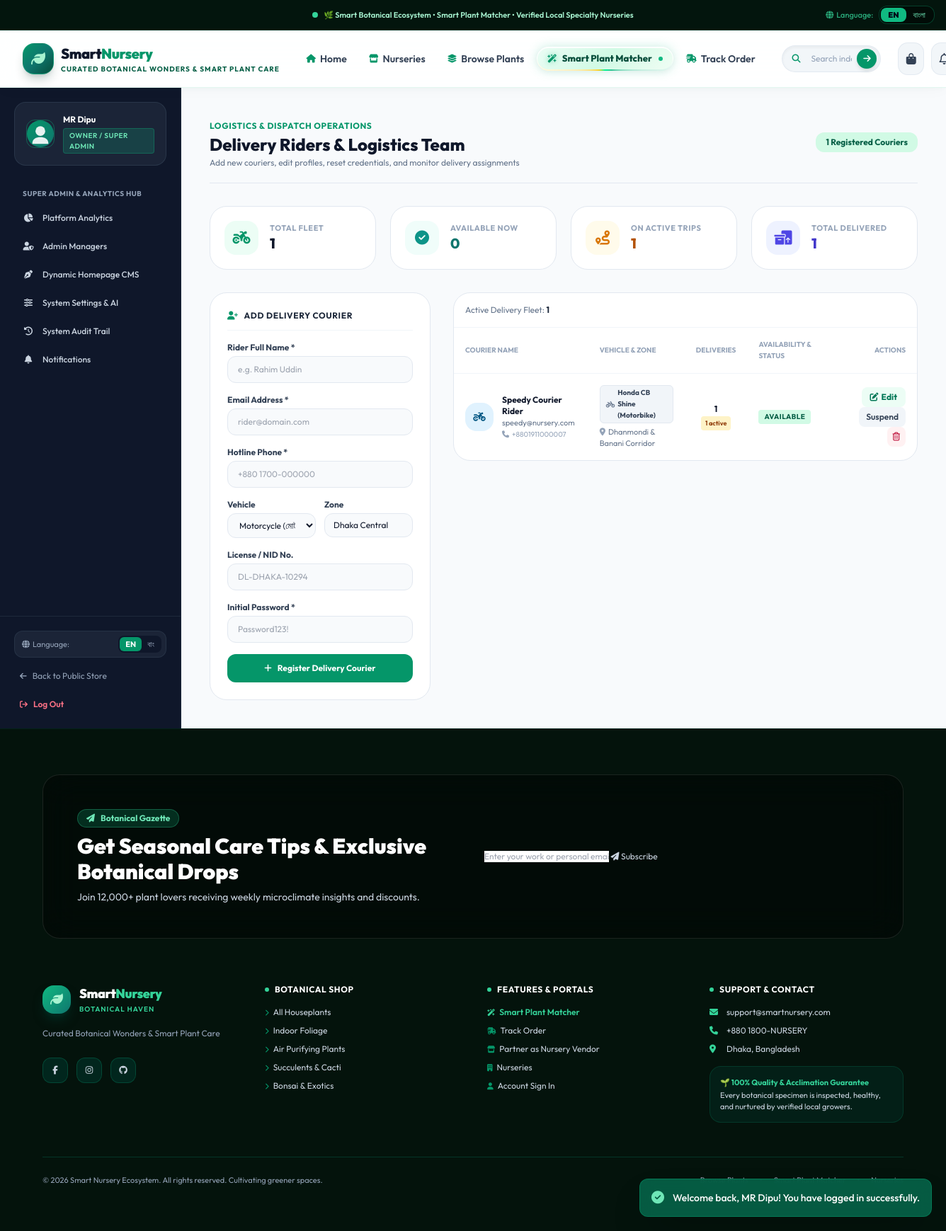
/admin/riders.php (signed in), run on the app's committed database.
### tables this page shows
CREATE TABLE `users` (
  `id` INT AUTO_INCREMENT PRIMARY KEY,
  `role_id` INT NOT NULL,
  `name` VARCHAR(100) NOT NULL,
  `email` VARCHAR(150) NOT NULL UNIQUE,
  `password_hash` VARCHAR(255) NOT NULL,
  `phone` VARCHAR(30) NULL,
  `avatar` VARCHAR(255) NULL,
  `status` ENUM('active', 'pending', 'suspended') NOT NULL DEFAULT 'active',
  `created_at` TIMESTAMP DEFAULT CURRENT_TIMESTAMP,
  `updated_at` TIMESTAMP DEFAULT CURRENT_TIMESTAMP ON UPDATE CURRENT_TIMESTAMP,
  FOREIGN KEY (`role_id`) REFERENCES `roles`(`id`) ON DELETE RESTRICT
);

CREATE TABLE `roles` (
  `id` INT AUTO_INCREMENT PRIMARY KEY,
  `name` VARCHAR(50) NOT NULL UNIQUE,
  `display_name` VARCHAR(100) NOT NULL,
  `description` VARCHAR(255) NULL,
  `created_at` TIMESTAMP DEFAULT CURRENT_TIMESTAMP
);

CREATE TABLE `delivery_staff_profiles` (
  `id` INT AUTO_INCREMENT PRIMARY KEY,
  `user_id` INT NOT NULL UNIQUE,
  `vehicle_type` VARCHAR(50) NOT NULL DEFAULT 'Motorbike',
  `license_number` VARCHAR(50) NULL,
  `status` ENUM('available', 'busy', 'offline') NOT NULL DEFAULT 'available',
  `current_zone` VARCHAR(100) NOT NULL DEFAULT 'Central Zone',
  `total_deliveries` INT NOT NULL DEFAULT 0,
  `created_at` TIMESTAMP DEFAULT CURRENT_TIMESTAMP,
  FOREIGN KEY (`user_id`) REFERENCES `users`(`id`) ON DELETE CASCADE
);

### admin/riders.php (the view, shortened to what the rows shown need)
<?php
require_once __DIR__ . '/../helpers/auth.php';
require_once __DIR__ . '/../helpers/functions.php';
require_role(['admin', 'owner']);
$db = get_db();
$riders = $db->query("
    SELECT u.id AS user_id, u.name, u.email, u.phone, u.status AS account_status, u.created_at,
           dsp.id AS profile_id, dsp.vehicle_type, dsp.license_number, dsp.status AS staff_status, dsp.current_zone,
           (SELECT COUNT(*) FROM delivery_assignments da WHERE (da.delivery_staff_id = u.id OR da.delivery_staff_id = dsp.id) AND da.status = 'delivered') AS total_deliveries,
           (SELECT COUNT(*) FROM delivery_assignments da WHERE (da.delivery_staff_id = u.id OR da.delivery_staff_id = dsp.id) AND da.status IN ('assigned', 'picked_up', 'out_for_delivery')) AS active_tasks
    FROM users u
    LEFT JOIN delivery_staff_profiles dsp ON u.id = dsp.user_id
    WHERE u.role_id = 5
    ORDER BY u.id DESC
")->fetchAll();
require_once __DIR__ . '/../includes/header.php';
?>
<div class="flex-1 flex flex-col lg:flex-row">
    <?php require_once __DIR__ . '/../includes/sidebar.php'; ?>
    <main class="flex-1 p-6 sm:p-10 space-y-8 bg-slate-50">
        <div class="border-b border-slate-200 pb-5 flex flex-col sm:flex-row sm:items-center justify-between gap-4">
            <div>
                <h1 class="text-2xl font-extrabold text-slate-900"><?= is_bangla() ? 'ডেলিভারি রাইডার ও কুরিয়ার টিম' : 'Delivery Riders & Logistics Team' ?></h1>
            </div>
        </div>
        <div class="grid grid-cols-1 lg:grid-cols-12 gap-8">
            <div class="lg:col-span-8 space-y-4">
                <div class="bg-white rounded-3xl border border-slate-200 shadow-xs overflow-hidden">
                    <div class="overflow-x-auto">
                        <table class="w-full text-left text-xs">
                            <thead>
                                <tr class="border-b border-slate-100 text-slate-400 uppercase text-[10px] font-bold">
                                    <th class="p-4"><?= is_bangla() ? 'রাইডারের নাম ও ইমেইল' : 'Courier Name' ?></th>
                                    <th class="p-4"><?= is_bangla() ? 'যানবাহন ও জোন' : 'Vehicle & Zone' ?></th>
                                    <th class="p-4 text-center"><?= is_bangla() ? 'ডেলিভারি সংখ্যা' : 'Deliveries' ?></th>
                                    <th class="p-4"><?= is_bangla() ? 'স্ট্যাটাস' : 'Availability & Status' ?></th>
                                    <th class="p-4 text-right"><?= is_bangla() ? 'অ্যাকশন ও সম্পাদনা' : 'Actions' ?></th>
                                </tr>
                            </thead>
                            <tbody class="divide-y divide-slate-50 text-slate-700">
                                <?php if (!empty($riders)): ?>
                                    <?php foreach ($riders as $r): ?>
                                        <tr>
                                            <td class="p-4">
                                                <div class="flex items-center space-x-3">
                                                    <div class="w-10 h-10 rounded-2xl bg-sky-100 text-sky-800 font-bold flex items-center justify-center text-sm shrink-0">
                                                        <i class="fa-solid fa-motorcycle"></i>
                                                    </div>
                                                    <div>
                                                        <span class="font-bold text-slate-900 block"><?= sanitize($r['name']) ?></span>
                                                        <span class="text-slate-500 text-[11px] block"><?= sanitize($r['email']) ?></span>
                                                        <span class="text-slate-400 text-[10px]"><i class="fa-solid fa-phone mr-1"></i><?= sanitize($r['phone'] ?: 'N/A') ?></span>
                                                    </div>
                                                </div>
                                            </td>
                                            <td class="p-4">
                                                <div class="space-y-1">
                                                    <span class="inline-flex items-center px-2 py-0.5 rounded-md text-[10px] font-bold bg-slate-100 text-slate-700 border border-slate-200">
                                                        <i class="fa-solid fa-bicycle mr-1 text-slate-500"></i>
                                                        <?= sanitize($r['vehicle_type'] ?? 'Motorcycle') ?>
                                                    </span>
                                                    <span class="block text-[11px] text-slate-500"><i class="fa-solid fa-location-dot mr-1 text-slate-400"></i><?= sanitize($r['current_zone'] ?? 'Dhaka Central') ?></span>
                                                </div>
                                            </td>
                                            <td class="p-4 text-center">
                                                <span class="font-bold text-slate-900 block"><?= format_num_i18n((int)($r['total_deliveries'] ?? 0)) ?></span>
                                                <?php if ((int)$r['active_tasks'] > 0): ?>
                                                    <span class="inline-block mt-0.5 text-[9px] px-1.5 py-0.5 rounded bg-amber-100 text-amber-800 font-bold">
                                                        <?= format_num_i18n($r['active_tasks']) ?> <?= is_bangla() ? 'টি চলমান' : 'active' ?>
                                                    </span>
                                                <?php else: ?>
                                                    <span class="text-[10px] text-slate-400"><?= is_bangla() ? 'সম্পন্ন' : 'completed' ?></span>
                                                <?php endif; ?>
                                            </td>
                                            <td class="p-4">
                                                <div class="space-y-1">
                                                    <?php
                                                    $sStatus = $r['staff_status'] ?? 'available';
                                                    $sColor = $sStatus === 'available' ? 'bg-emerald-100 text-emerald-800' : ($sStatus === 'busy' ? 'bg-amber-100 text-amber-800' : 'bg-slate-100 text-slate-700');
                                                    ?>
                                                    <span class="inline-flex items-center px-2 py-0.5 rounded text-[10px] font-bold uppercase tracking-wider <?= $sColor ?>">
                                                        <?= $sStatus === 'available' ? __('admin.available') : ($sStatus === 'busy' ? __('admin.busy') : __('admin.offline')) ?>
                                                    </span>
                                                </div>
                                            </td>
                                            <td class="p-4 text-right space-x-1.5">
                                                <button type="button" onclick="openEditRiderModal(<?= htmlspecialchars(json_encode($r), ENT_QUOTES, 'UTF-8') ?>)"
                                                        class="px-3 py-1.5 bg-emerald-50 hover:bg-emerald-100 text-emerald-700 font-bold rounded-lg transition text-xs">
                                                    <i class="fa-solid fa-pen-to-square mr-1"></i><?= __('common.edit') ?>
                                                </button>
                                                <form action="riders.php" method="POST" class="inline">
                                                    <button type="submit" class="px-2.5 py-1.5 text-xs font-semibold rounded-lg <?= $r['account_status'] === 'active' ? 'bg-slate-100 hover:bg-slate-200 text-slate-700' : 'bg-emerald-50 hover:bg-emerald-100 text-emerald-700' ?>">
                                                        <?= $r['account_status'] === 'active' ? (is_bangla() ? 'স্থগিত' : 'Suspend') : (is_bangla() ? 'সক্রিয়' : 'Activate') ?>
                                                    </button>
                                                </form>
                                                <form action="riders.php" method="POST" onsubmit="return confirm('<?= is_bangla() ? 'এই রাইডার অ্যাকাউন্টটি কি মুছে ফেলতে চান?' : 'Permanently remove this courier rider account?' ?>');" class="inline">
                                                    <button type="submit" class="px-2 py-1.5 text-xs font-semibold rounded-lg bg-rose-50 hover:bg-rose-100 text-rose-700" title="<?= is_bangla() ? 'মুছে ফেলুন' : 'Delete' ?>">
                                                        <i class="fa-regular fa-trash-can"></i>
                                                    </button>
                                                </form>
                                            </td>
                                        </tr>
                                    <?php endforeach; ?>
                                <?php endif; ?>
                            </tbody>
                        </table>
                    </div>
                </div>
            </div>
        </div>
    </main>
</div>
<?php require_once __DIR__ . '/../includes/footer.php'; ?>

### includes/sidebar.php (shortened to what the rows shown need)
<?php
require_once __DIR__ . '/../helpers/auth.php';
require_once __DIR__ . '/../helpers/functions.php';
$currentUser = current_user();
$role = $currentUser['role_name'] ?? 'customer';
?>
<aside class="w-full lg:w-64 bg-slate-900 text-slate-200 flex flex-col justify-between border-r border-slate-800 shrink-0">
    <div class="p-5 space-y-6">
        <div class="bg-slate-800/80 rounded-2xl p-4 border border-slate-700/60 flex items-center space-x-3">
            <div class="overflow-hidden">
                <h4 class="text-xs font-bold text-white truncate"><?= sanitize($currentUser['name'] ?? 'User') ?></h4>
                <span class="inline-flex items-center px-2 py-0.5 rounded text-[10px] font-semibold bg-emerald-500/20 text-emerald-300 border border-emerald-500/30 uppercase tracking-wider">
                    <?= __('role.' . $role, sanitize($currentUser['role_display'] ?? ucfirst($role))) ?>
                </span>
            </div>
        </div>
    </div>
</aside>

### data on the page
users: name "MR Dipu", role.display_name "OWNER / SUPER ADMIN"
delivery_staff_profiles: user.name "Speedy Courier Rider", user.email "speedy@nursery.com", user.phone "+8801911000007", vehicle_type "Honda CB Shine (Motorbike)", current_zone "Dhanmondi & Banani Corridor", total_deliveries "1", active_tasks "1"

### other printed values
$flashSuccess "Welcome back, MR Dipu! You have logged in successfully."
$announcementText "🌿 Smart Botanical Ecosystem • Smart Plant Matcher • Verified Local Specialty Nurseries"
__('lang.switch_label') "Language"
$brandTitle "Smart"
$brandSubtitle "Nursery"
$brandTag "CURATED BOTANICAL WONDERS & SMART PLANT CARE"
__('nav.home') "Home"
__('nav.nurseries', 'Nurseries') "Nurseries"
__('nav.browse_plants') "Browse Plants"
__('nav.ai_matcher') "Smart Plant Matcher"
__('nav.track_order') "Track Order"
__('owner.dashboard_title') "SUPER ADMIN & ANALYTICS HUB"
__('owner.analytics') "Platform Analytics"
__('owner.admin_managers') "Admin Managers"
__('owner.cms') "Dynamic Homepage CMS"
